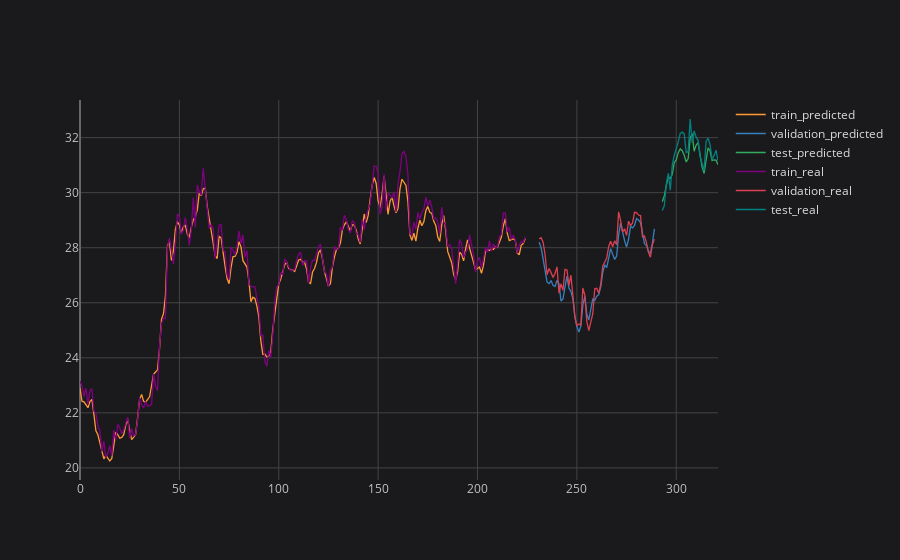

Notebook code for this chart:
### Code cell
# plotting final result
plot_ticker = 'PETR4'
plot_feature = 'Adj Close'

pd.DataFrame.from_dict(final_prediction_results[plot_ticker][plot_feature]).iplot(title=f'{plot_ticker} {plot_feature} {plot_imf}', layout=space)

### Figure 1 — Plotly figure (JSON) as saved in the notebook; plotly's stock layout.template omitted (floating-point values rounded to 4 significant figures; data arrays with more than 128 entries replaced by an {"elided": "..."} marker saying what was removed)
{"data": [{"line": {"color": "rgba(255, 153, 51, 1.0)", "dash": "solid", "shape": "linear", "width": 1.3}, "mode": "lines", "name": "train_predicted", "text": "", "type": "scatter", "x": {"elided": "322 int values"}, "y": {"elided": "322 mixed values"}}, {"line": {"color": "rgba(55, 128, 191, 1.0)", "dash": "solid", "shape": "linear", "width": 1.3}, "mode": "lines", "name": "validation_predicted", "text": "", "type": "scatter", "x": {"elided": "322 int values"}, "y": {"elided": "322 mixed values"}}, {"line": {"color": "rgba(50, 171, 96, 1.0)", "dash": "solid", "shape": "linear", "width": 1.3}, "mode": "lines", "name": "test_predicted", "text": "", "type": "scatter", "x": {"elided": "322 int values"}, "y": {"elided": "322 mixed values"}}, {"line": {"color": "rgba(128, 0, 128, 1.0)", "dash": "solid", "shape": "linear", "width": 1.3}, "mode": "lines", "name": "train_real", "text": "", "type": "scatter", "x": {"elided": "322 int values"}, "y": {"elided": "322 mixed values"}}, {"line": {"color": "rgba(219, 64, 82, 1.0)", "dash": "solid", "shape": "linear", "width": 1.3}, "mode": "lines", "name": "validation_real", "text": "", "type": "scatter", "x": {"elided": "322 int values"}, "y": {"elided": "322 mixed values"}}, {"line": {"color": "rgba(0, 128, 128, 1.0)", "dash": "solid", "shape": "linear", "width": 1.3}, "mode": "lines", "name": "test_real", "text": "", "type": "scatter", "x": {"elided": "322 int values"}, "y": {"elided": "322 mixed values"}}], "layout": {"legend": {"bgcolor": "#1A1A1C", "font": {"color": "#D9D9D9", "size": 12}}, "paper_bgcolor": "#1A1A1C", "plot_bgcolor": "#1A1A1C", "title": {"font": {"color": "#D9D9D9"}, "x": 0.5}, "xaxis": {"gridcolor": "#434343", "showgrid": true, "tickfont": {"color": "#C2C2C2", "size": 12}, "title": {"font": {"color": "#D9D9D9"}}, "zerolinecolor": "#666570"}, "yaxis": {"gridcolor": "#434343", "showgrid": true, "tickfont": {"color": "#C2C2C2", "size": 12}, "title": {"font": {"color": "#D9D9D9"}}, "zerolinecolor": "#666570"}}}
